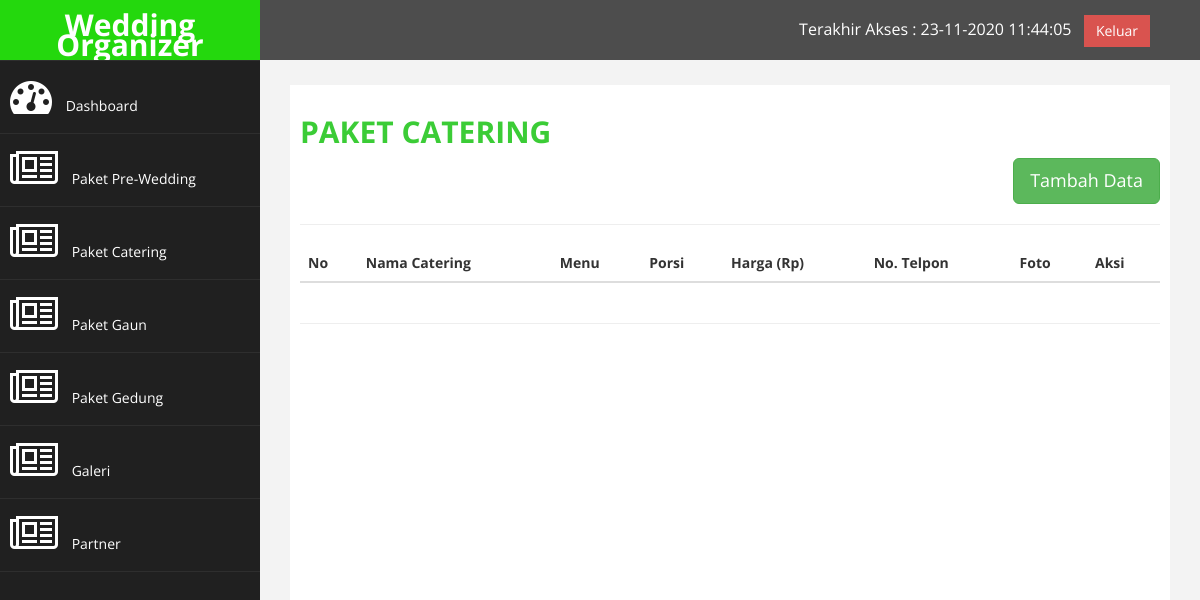
The page /admin.php?halaman=p_catering (signed in) on the database as committed earlier.
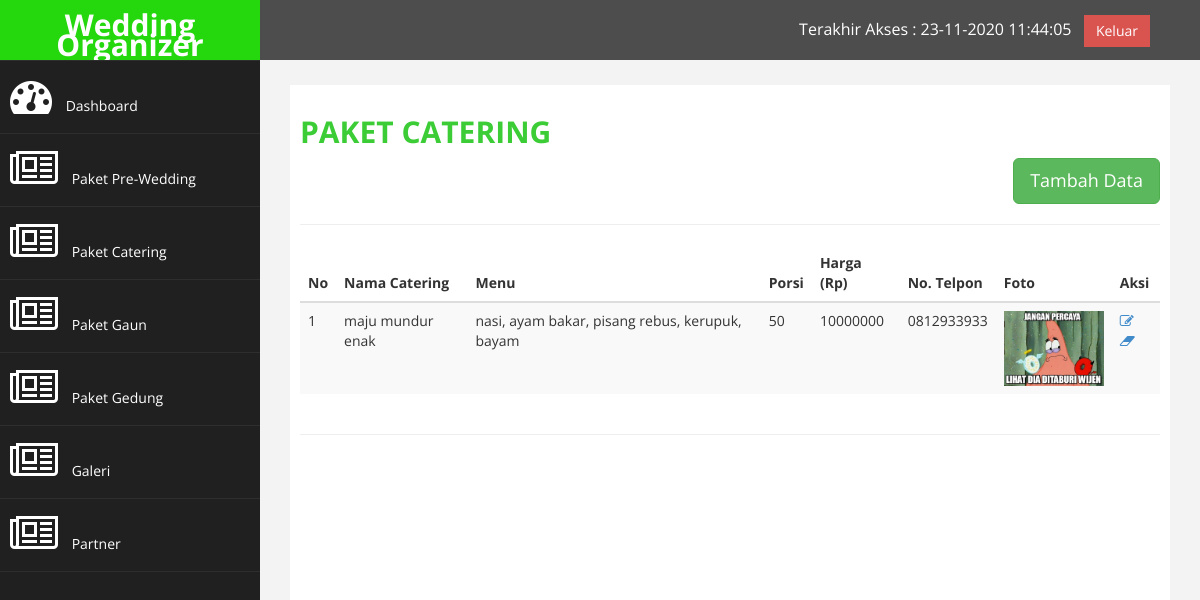
The same page on the database as committed later.
### tables this page shows
CREATE TABLE `catering` (
  `id_cat` int(3) NOT NULL,
  `nama_cat` varchar(50) NOT NULL,
  `menu_cat` text NOT NULL,
  `porsi_cat` varchar(3) NOT NULL,
  `harga_cat` int(16) NOT NULL,
  `telp_cat` varchar(12) NOT NULL,
  `foto_cat` text NOT NULL
);

### p_catering.php (the view)
<h2><b>PAKET CATERING</b></h2>
<div class="text-right">
    <a href="admin.php?halaman=p_catering_tambah" class="btn btn-success btn-lg">Tambah Data</a>
</div>
<hr>
<table class="table table-striped">
    <thead>
        <th>No</th>
        <th>Nama Catering</th>
        <th>Menu</th>
        <th>Porsi</th>
        <th>Harga (Rp)</th>
        <th>No. Telpon</th>
        <th>Foto</th>
        <th>Aksi</th>
    </thead>
    <tbody>
        <?php $nomor = 1; ?>
        <?php $hasil = mysqli_query($link, "SELECT * FROM catering"); ?>
        <?php while ($data = mysqli_fetch_assoc($hasil)) { ?>
            <tr>
                <td><?= $nomor; ?></td>
                <td><?= $data['nama_cat']; ?></td>
                <td><?= nl2br($data['menu_cat']); ?></td>
                <td><?= $data['porsi_cat']; ?></td>
                <td><?= $data['harga_cat']; ?></td>
                <td><?= $data['telp_cat']; ?></td>
                <td>
                    <img src="images/catering/<?= $data['foto_cat']; ?>" height="75px" width="100px">
                </td>
                <td>
                    <a href="admin.php?halaman=p_catering_ubah&id=<?= $data['id_cat']; ?>">
                    <i class='fa fa-edit'></i>
                    </a>
                    <a href="admin.php?halaman=p_catering_hps&id=<?= $data['id_cat']; ?>">
                    <i class='fa fa-eraser'></i>
                    </a>
                </td>
            </tr>
            <?php $nomor++ ?>
        <?php } ?>
    </tbody>
</table>

Rows that differ between the two databases and show on the page:
added catering: nama_cat "maju mundur enak", menu_cat "nasi, ayam bakar, pisang rebus, kerupuk, bayam", porsi_cat "50", harga_cat "10000000", telp_cat "0812933933", foto_cat (picture)
